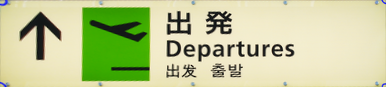
#> input picture robot/test_trap.png, 386 x 87 px, found by its file name
$ python look_for_color.py test_trap.png 5 5 5 5 5
#> lines starting #> are read from the running program, lines starting #| are printed output that depends on the picture; after the words box and inside, x2 and y2 are one past the last pixel; in counts of white or black regions, pixels touching at a corner belong together
#
# look for color a useful set of operations which can help identify
# objects of a certain color
# it might be want to use this if we are getting no ansert from the ocr
# becuase of a noisy background for example
#
import sys
import os
import numpy as np
import cv2

if __name__ == '__main__':

    if (len(sys.argv) - 1) <= 0:
        print("please pass the filename for the screenshot you want to analyse")
        sys.exit()

    # ------- read in the requested iamge ---------
    fileNam = "/mnt/c/linuxmirror/" + sys.argv[1]
    if os.path.isfile(fileNam) == False:
	    fileNam = fileNam + ".jpg"
    if os.path.isfile(fileNam) == False:
        print("invalid file name or path %s" % fileNam)
        sys.exit()
    img = cv2.imread(fileNam, cv2.IMREAD_UNCHANGED)
#> img is the input picture: shape (87, 386, 3); mean B, G, R 151.8, 203.1, 193.8

    if (len(sys.argv) - 1) == 7:
        lower_skin = np.array([int(sys.argv[2]),int(sys.argv[3]),int(sys.argv[4])])
        upper_skin = np.array([int(sys.argv[5]),int(sys.argv[6]),int(sys.argv[7])])
    else:
    ## skin color defined
    #
        lower_skin = np.array([0,50,50])
        upper_skin = np.array([15,255,255])

    # set to hsv space
    img_hsv = cv2.cvtColor(img, cv2.COLOR_BGR2HSV)
#> img_hsv: shape (87, 386, 3); mean H, S, V 31.7, 75.2, 208.5

    # threshold for hue channel in blue range
    blue_min = np.array([80, 100, 100], np.uint8)
    blue_max = np.array([200, 255, 255], np.uint8)
    threshold_blue_img = cv2.inRange(img_hsv, blue_min, blue_max)
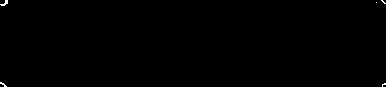
#> threshold_blue_img: shape (87, 386); 0.16% white in thin lines or dots
    threshold_blue_img = cv2.cvtColor(threshold_blue_img, cv2.COLOR_GRAY2RGB)
#> threshold_blue_img: shape (87, 386, 3); 0.16% white in thin lines or dots
    cv2.imwrite('/mnt/c/linuxmirror/color_blu_1.jpg', threshold_blue_img)

    # threshold for hue channel in green range
    grn_min = np.array([100, 80, 100], np.uint8)
    grn_max = np.array([255, 200, 255], np.uint8)
    threshold_grn_img = cv2.inRange(img_hsv, grn_min, grn_max)
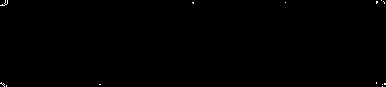
#> threshold_grn_img: shape (87, 386); 0.15% white in thin lines or dots
    threshold_grn_img = cv2.cvtColor(threshold_grn_img, cv2.COLOR_GRAY2RGB)
#> threshold_grn_img: shape (87, 386, 3); 0.15% white in thin lines or dots
    cv2.imwrite('/mnt/c/linuxmirror/color_green_1.jpg', threshold_grn_img)

    # threshold for hue channel in red range
    red_min = np.array([100, 100, 80], np.uint8)
    red_max = np.array([255, 255, 200], np.uint8)
    threshold_red_img = cv2.inRange(img_hsv, red_min, red_max)
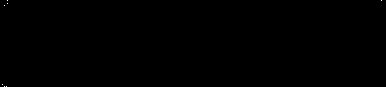
#> threshold_red_img: shape (87, 386); 0.02% white in thin lines or dots
    threshold_red_img = cv2.cvtColor(threshold_red_img, cv2.COLOR_GRAY2RGB)
#> threshold_red_img: shape (87, 386, 3); 0.02% white in thin lines or dots
    cv2.imwrite('/mnt/c/linuxmirror/color_red_1.jpg', threshold_red_img)

    # threshold on all color
    # get mask of pixels that are in blue range
    mask_inverse = cv2.inRange(img_hsv, blue_min, blue_max)

    # inverse mask to get parts that are not blue
    mask = cv2.bitwise_not(mask_inverse)
#> mask: shape (87, 386); 99.8% white; black in thin lines or dots
    #plt.imshow(cv2.cvtColor(mask, cv2.COLOR_GRAY2RGB))
    result = cv2.bitwise_and(img, img, mask = mask)
    cv2.imwrite('/mnt/c/linuxmirror/color_all_2.jpg', result)

    # convert single channel mask back into 3 channels
    mask_rgb = cv2.cvtColor(mask, cv2.COLOR_GRAY2RGB)
#> mask_rgb: shape (87, 386, 3); 99.8% white; black in thin lines or dots

    # perform bitwise and on mask to obtain cut-out image that is not blue
    masked_upstate = cv2.bitwise_and(img, mask_rgb)

    # replace the cut-out parts with white
    masked_replace_white = cv2.addWeighted(masked_upstate, 1, \
                                       cv2.cvtColor(mask_inverse, cv2.COLOR_GRAY2RGB), 1, 0)
    cv2.imwrite('/mnt/c/linuxmirror/color_all_1.jpg', masked_replace_white)

    ## skin color defined
    #

    # threshold on all color
    # get mask of pixels that are in blue range
    mask = cv2.inRange(img_hsv, lower_skin, upper_skin)
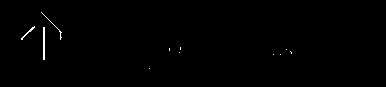
#> mask: shape (87, 386); 0.43% white in thin lines or dots, all inside (x1, y1, x2, y2) = (21, 12, 292, 69)

    #plt.imshow(cv2.cvtColor(mask, cv2.COLOR_GRAY2RGB))
    result = cv2.bitwise_and(img, img, mask = mask)
    cv2.imwrite('/mnt/c/linuxmirror/color_skin_1.jpg', result)
